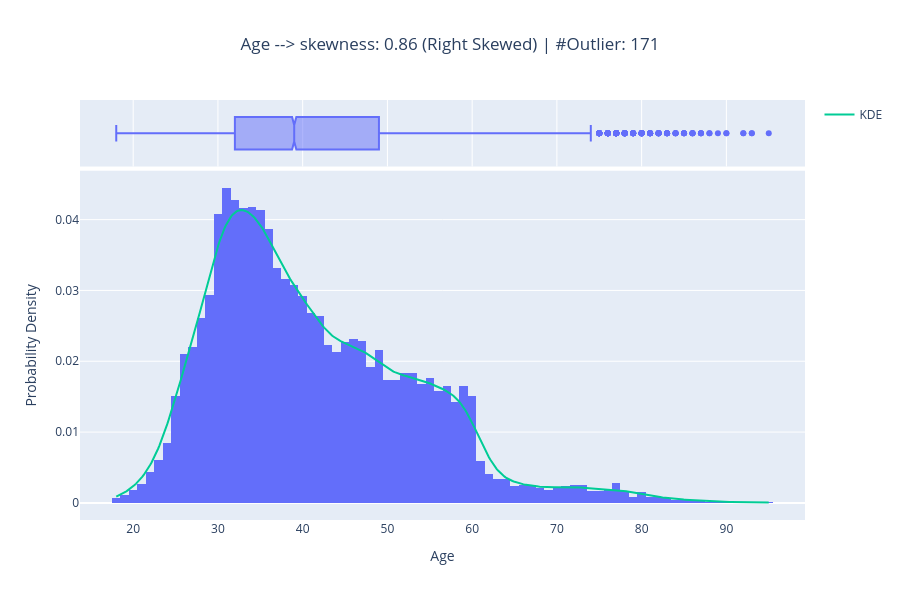
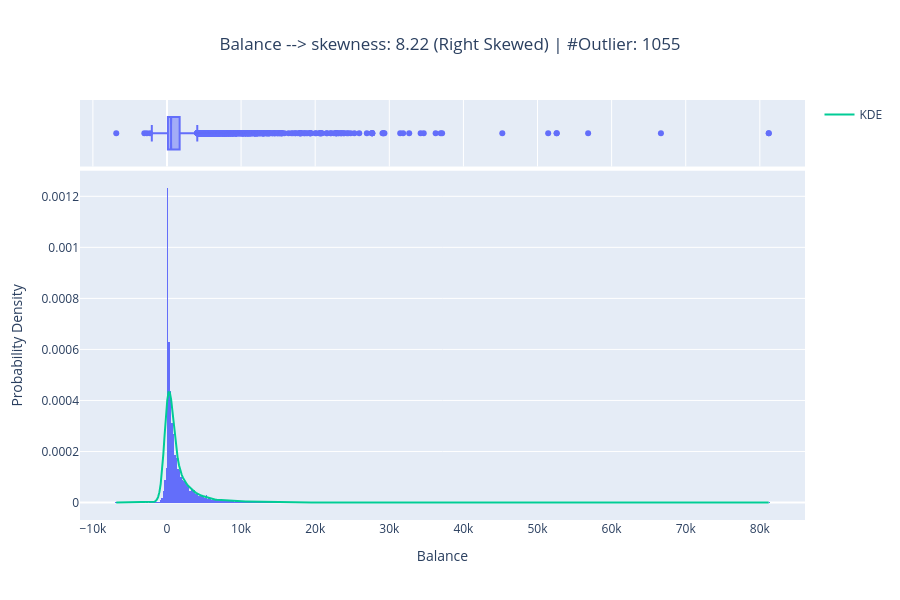
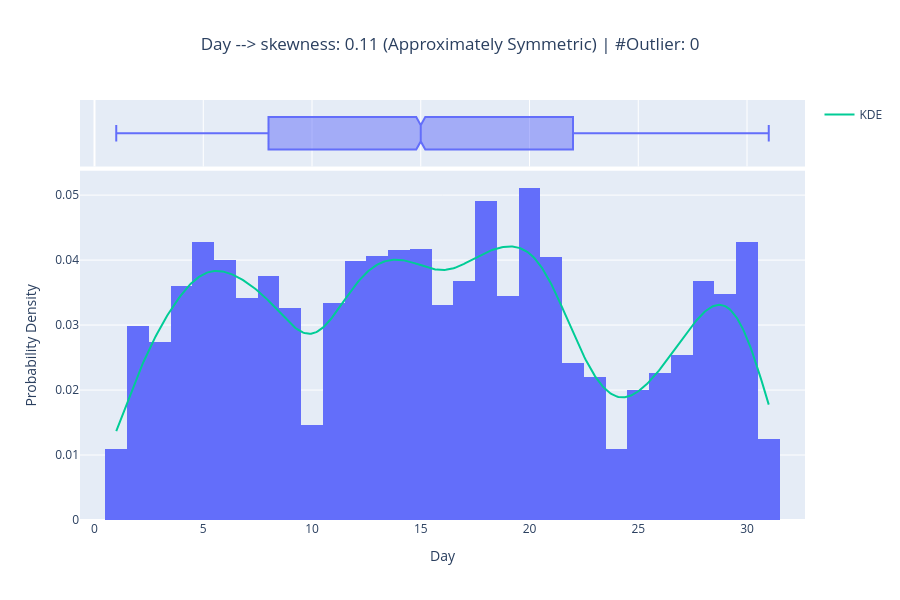
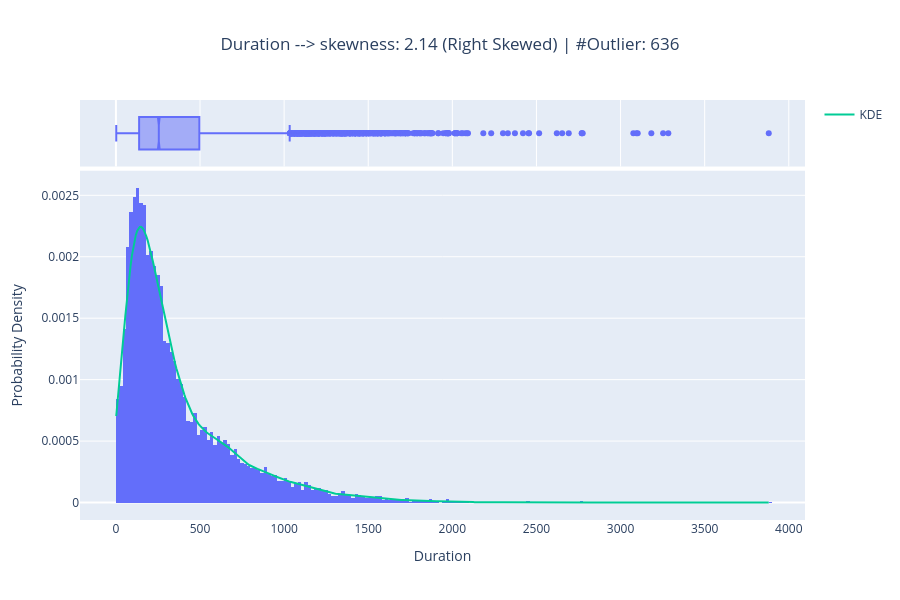

Notebook code for these charts, in order:
### Markdown cell above
## Univariate Analysis

### Code cell
import plotly.graph_objects as go
from scipy.stats import gaussian_kde
import numpy as np

for column in bank_df.select_dtypes(include='number').columns:
    data = bank_df[column].to_numpy()

    skewness = bank_df[column].skew()
    if skewness > 0.5:
        skew = 'Right Skewed'
    elif skewness < -0.5:
        skew = 'Left Skewed'
    else:
        skew = 'Approximately Symmetric'

    q1,q3 = np.percentile(bank_df[column],[25,75])
    iqr = q3-q1
    lo,hi = q1-1.5*iqr, q3+1.5*iqr 
    n_outlier = ((bank_df[column] < lo) | (bank_df[column] > hi)).sum()

    fig = px.histogram(
        data_frame=bank_df,
        x=column,
        histnorm='probability density',
        marginal='box',
        title=f"{column.title()} --> skewness: {skewness:.2f} ({skew}) | #Outlier: {n_outlier}"
    )

    kde = gaussian_kde(data)
    xvalues = np.linspace(data.min(),data.max(),500)
    kde_counts = kde(xvalues)

    fig.add_traces(
        go.Scatter(
            x=xvalues,
            y=kde_counts,
            mode = 'lines',
            name='KDE'
        )
    )

    fig.update_layout(
        title_x = 0.5,
        xaxis_title = column.title(),
        yaxis_title = 'Probability Density',
        width = 900,
        height = 600
    )

    fig.show()

### Figure 1 — Plotly figure (JSON) as saved in the notebook; plotly's stock layout.template omitted (floating-point values rounded to 4 significant figures; data arrays with more than 128 entries replaced by an {"elided": "..."} marker saying what was removed)
{"data": [{"alignmentgroup": "True", "bingroup": "x", "histnorm": "probability density", "hovertemplate": "age=%{x}<br>probability density=%{y}<extra></extra>", "legendgroup": "", "marker": {"color": "#636efa", "pattern": {"shape": ""}}, "name": "", "offsetgroup": "", "orientation": "v", "showlegend": false, "type": "histogram", "x": {"elided": "11162 int values"}, "xaxis": "x", "yaxis": "y"}, {"alignmentgroup": "True", "hovertemplate": "age=%{x}<extra></extra>", "legendgroup": "", "marker": {"color": "#636efa"}, "name": "", "notched": true, "offsetgroup": "", "showlegend": false, "type": "box", "x": {"elided": "11162 int values"}, "xaxis": "x2", "yaxis": "y2"}, {"mode": "lines", "name": "KDE", "type": "scatter", "x": {"elided": "500 float values"}, "y": {"elided": "500 float values"}}], "layout": {"barmode": "relative", "height": 600, "legend": {"tracegroupgap": 0}, "title": {"text": "Age --> skewness: 0.86 (Right Skewed) | #Outlier: 171", "x": 0.5}, "width": 900, "xaxis": {"anchor": "y", "domain": [0, 1], "title": {"text": "Age"}}, "xaxis2": {"anchor": "y2", "domain": [0, 1], "matches": "x", "showgrid": true, "showticklabels": false}, "yaxis": {"anchor": "x", "domain": [0, 0.8316], "title": {"text": "Probability Density"}}, "yaxis2": {"anchor": "x2", "domain": [0.8416, 1], "matches": "y2", "showgrid": false, "showline": false, "showticklabels": false, "ticks": ""}}}

### Figure 2 — Plotly figure (JSON) as saved in the notebook; plotly's stock layout.template omitted (floating-point values rounded to 4 significant figures; data arrays with more than 128 entries replaced by an {"elided": "..."} marker saying what was removed)
{"data": [{"alignmentgroup": "True", "bingroup": "x", "histnorm": "probability density", "hovertemplate": "balance=%{x}<br>probability density=%{y}<extra></extra>", "legendgroup": "", "marker": {"color": "#636efa", "pattern": {"shape": ""}}, "name": "", "offsetgroup": "", "orientation": "v", "showlegend": false, "type": "histogram", "x": {"elided": "11162 int values"}, "xaxis": "x", "yaxis": "y"}, {"alignmentgroup": "True", "hovertemplate": "balance=%{x}<extra></extra>", "legendgroup": "", "marker": {"color": "#636efa"}, "name": "", "notched": true, "offsetgroup": "", "showlegend": false, "type": "box", "x": {"elided": "11162 int values"}, "xaxis": "x2", "yaxis": "y2"}, {"mode": "lines", "name": "KDE", "type": "scatter", "x": {"elided": "500 float values"}, "y": {"elided": "500 float values"}}], "layout": {"barmode": "relative", "height": 600, "legend": {"tracegroupgap": 0}, "title": {"text": "Balance --> skewness: 8.22 (Right Skewed) | #Outlier: 1055", "x": 0.5}, "width": 900, "xaxis": {"anchor": "y", "domain": [0, 1], "title": {"text": "Balance"}}, "xaxis2": {"anchor": "y2", "domain": [0, 1], "matches": "x", "showgrid": true, "showticklabels": false}, "yaxis": {"anchor": "x", "domain": [0, 0.8316], "title": {"text": "Probability Density"}}, "yaxis2": {"anchor": "x2", "domain": [0.8416, 1], "matches": "y2", "showgrid": false, "showline": false, "showticklabels": false, "ticks": ""}}}

### Figure 3 — Plotly figure (JSON) as saved in the notebook; plotly's stock layout.template omitted (floating-point values rounded to 4 significant figures; data arrays with more than 128 entries replaced by an {"elided": "..."} marker saying what was removed)
{"data": [{"alignmentgroup": "True", "bingroup": "x", "histnorm": "probability density", "hovertemplate": "day=%{x}<br>probability density=%{y}<extra></extra>", "legendgroup": "", "marker": {"color": "#636efa", "pattern": {"shape": ""}}, "name": "", "offsetgroup": "", "orientation": "v", "showlegend": false, "type": "histogram", "x": {"elided": "11162 int values"}, "xaxis": "x", "yaxis": "y"}, {"alignmentgroup": "True", "hovertemplate": "day=%{x}<extra></extra>", "legendgroup": "", "marker": {"color": "#636efa"}, "name": "", "notched": true, "offsetgroup": "", "showlegend": false, "type": "box", "x": {"elided": "11162 int values"}, "xaxis": "x2", "yaxis": "y2"}, {"mode": "lines", "name": "KDE", "type": "scatter", "x": {"elided": "500 float values"}, "y": {"elided": "500 float values"}}], "layout": {"barmode": "relative", "height": 600, "legend": {"tracegroupgap": 0}, "title": {"text": "Day --> skewness: 0.11 (Approximately Symmetric) | #Outlier: 0", "x": 0.5}, "width": 900, "xaxis": {"anchor": "y", "domain": [0, 1], "title": {"text": "Day"}}, "xaxis2": {"anchor": "y2", "domain": [0, 1], "matches": "x", "showgrid": true, "showticklabels": false}, "yaxis": {"anchor": "x", "domain": [0, 0.8316], "title": {"text": "Probability Density"}}, "yaxis2": {"anchor": "x2", "domain": [0.8416, 1], "matches": "y2", "showgrid": false, "showline": false, "showticklabels": false, "ticks": ""}}}

### Figure 4 — Plotly figure (JSON) as saved in the notebook; plotly's stock layout.template omitted (floating-point values rounded to 4 significant figures; data arrays with more than 128 entries replaced by an {"elided": "..."} marker saying what was removed)
{"data": [{"alignmentgroup": "True", "bingroup": "x", "histnorm": "probability density", "hovertemplate": "duration=%{x}<br>probability density=%{y}<extra></extra>", "legendgroup": "", "marker": {"color": "#636efa", "pattern": {"shape": ""}}, "name": "", "offsetgroup": "", "orientation": "v", "showlegend": false, "type": "histogram", "x": {"elided": "11162 int values"}, "xaxis": "x", "yaxis": "y"}, {"alignmentgroup": "True", "hovertemplate": "duration=%{x}<extra></extra>", "legendgroup": "", "marker": {"color": "#636efa"}, "name": "", "notched": true, "offsetgroup": "", "showlegend": false, "type": "box", "x": {"elided": "11162 int values"}, "xaxis": "x2", "yaxis": "y2"}, {"mode": "lines", "name": "KDE", "type": "scatter", "x": {"elided": "500 float values"}, "y": {"elided": "500 float values"}}], "layout": {"barmode": "relative", "height": 600, "legend": {"tracegroupgap": 0}, "title": {"text": "Duration --> skewness: 2.14 (Right Skewed) | #Outlier: 636", "x": 0.5}, "width": 900, "xaxis": {"anchor": "y", "domain": [0, 1], "title": {"text": "Duration"}}, "xaxis2": {"anchor": "y2", "domain": [0, 1], "matches": "x", "showgrid": true, "showticklabels": false}, "yaxis": {"anchor": "x", "domain": [0, 0.8316], "title": {"text": "Probability Density"}}, "yaxis2": {"anchor": "x2", "domain": [0.8416, 1], "matches": "y2", "showgrid": false, "showline": false, "showticklabels": false, "ticks": ""}}}
